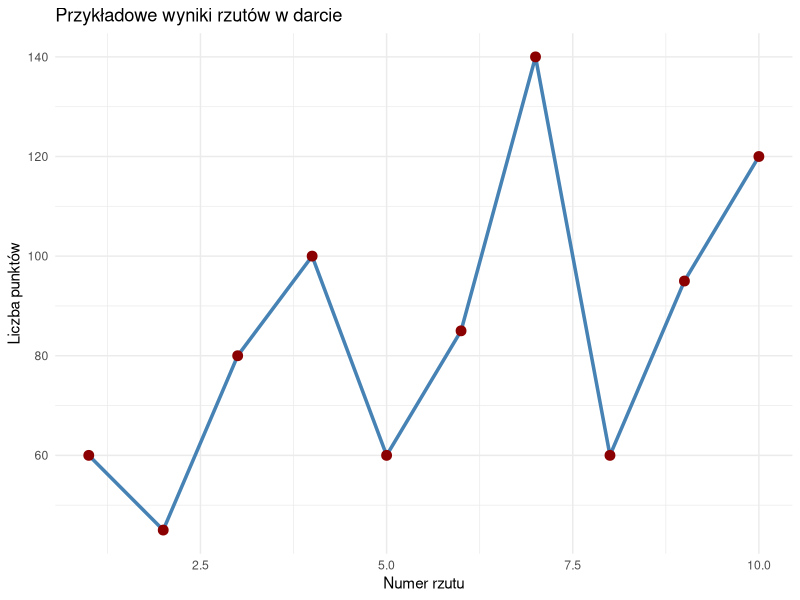
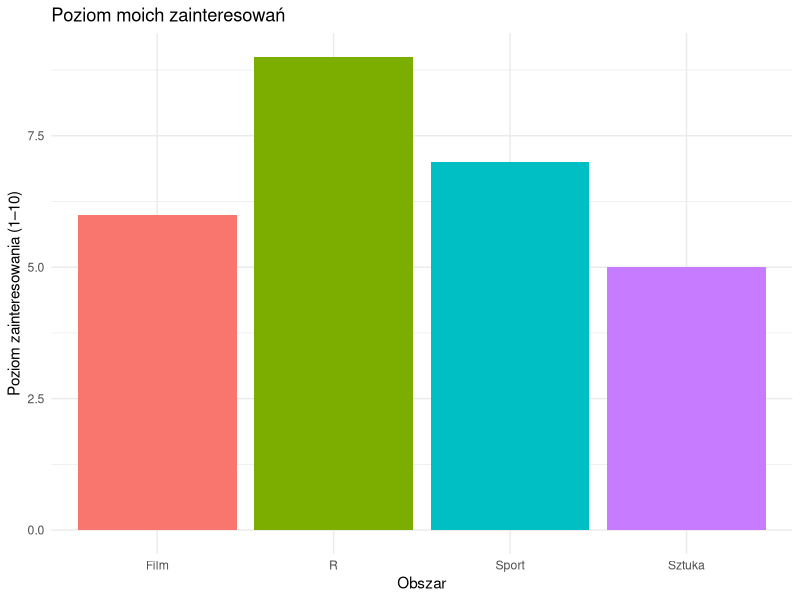

Source code (R) for these figures, in order:
## ---- chunk 1
library(ggplot2)

punkty <- data.frame(
  rzut = 1:10,
  wynik = c(60, 45, 80, 100, 60, 85, 140, 60, 95, 120)
)

ggplot(punkty, aes(x = rzut, y = wynik)) +
  geom_line(color = "steelblue", linewidth = 1.2) +
  geom_point(color = "darkred", size = 3) +
  labs(
    title = "Przykładowe wyniki rzutów w darcie",
    x = "Numer rzutu",
    y = "Liczba punktów"
  ) +
  theme_minimal()
## ---- chunk 2
dane <- data.frame(
  kategoria = c("Sport", "Film", "Sztuka", "R"),
  zainteresowanie = c(7, 6, 5, 9)
)

ggplot(dane, aes(x = kategoria, y = zainteresowanie, fill = kategoria)) +
  geom_col() +
  labs(
    title = "Poziom moich zainteresowań",
    x = "Obszar",
    y = "Poziom zainteresowania (1–10)"
  ) +
  theme_minimal() +
  guides(fill = "none")
